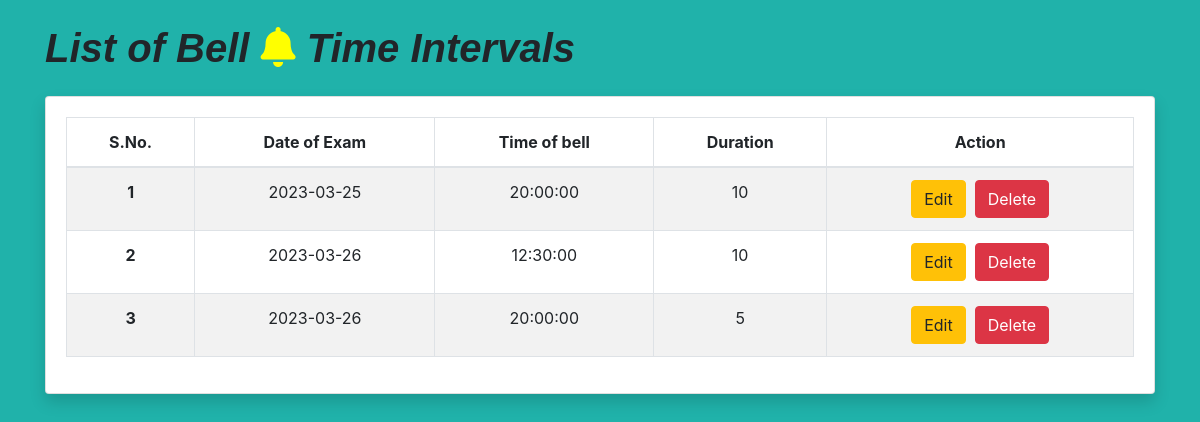
The app's page /view_time_interval.php, older data.
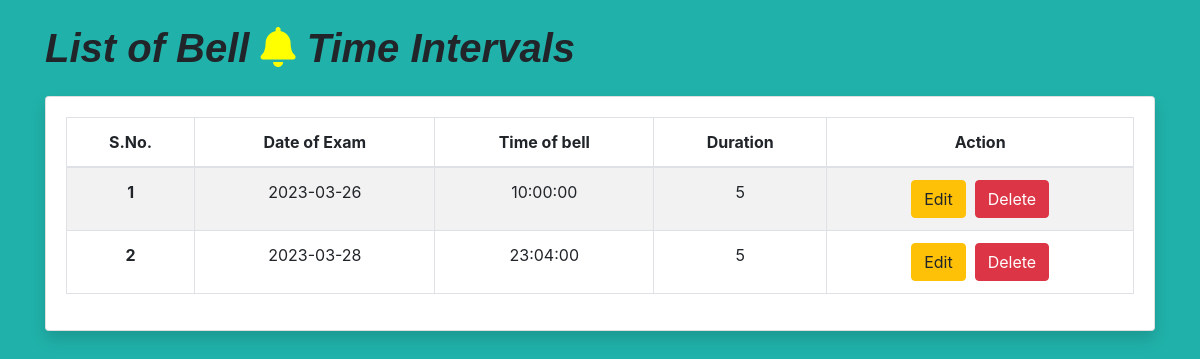
The same page, newer data.
### tables this page shows
CREATE TABLE `time_intervals` (
  `id` int(11) NOT NULL,
  `exam_date` varchar(100) NOT NULL,
  `bell_time` varchar(100) NOT NULL,
  `duration` int(100) NOT NULL COMMENT 'In Seconds',
  `end_time` varchar(200) NOT NULL,
  `timestamp` timestamp NOT NULL DEFAULT current_timestamp() ON UPDATE current_timestamp()
);

### view_time_interval.php (the view, shortened to what this page needs)
<!DOCTYPE html>
<html lang="en" >
<head>
  <link rel="stylesheet" href="https://stackpath.bootstrapcdn.com/bootstrap/4.1.3/css/bootstrap.min.css" />
  <link rel="stylesheet" href="https://use.fontawesome.com/releases/v5.3.1/css/all.css" />
</head>
<?php
$servername = "localhost";
$username = "root";
$password = "";
$database = "bell_system";
$conn = mysqli_connect($servername, $username, $password, $database);
$sql = "SELECT * FROM time_intervals";
$result = mysqli_query($conn, $sql);
?>
<body class="body">
    <div class="container my-4">
      <p class="h1" style="font-style: italic; font-family: sans-serif;"><b> List of Bell <span class="bell"><i class="fa fa-bell" aria-hidden="true"></i></span> Time Intervals</b></p>
      <div class="card my-4 shadow">
        <div class="card-body">
          <table class="table table-bordered table-shadow table-striped table-hover">
            <thead>
              <tr>
                <th scope="col" style="text-align: center;">S.No.</th>
                <th scope="col" style="text-align: center;">Date of Exam</th>
                <th scope="col" style="text-align: center;">Time of bell</th>
                <th scope="col" style="text-align: center;">Duration</th>
                <th scope="col" style="text-align: center;">Action</th>
              </tr>
            </thead>
            <tbody>
              <?php if (mysqli_num_rows($result) > 0) {
                $i =1;
                 while($row = mysqli_fetch_assoc($result)) { ?>
               <tr>
                <th scope="row" style="text-align: center;"><?php echo $i; ?></th>
                <td style="text-align: center;"><?php echo $row['exam_date']; ?></td>
                <td style="text-align: center;"><?php  echo $row['bell_time']; ?></td>
                <td style="text-align: center;"><?php  echo $row['duration']; ?></td>
                <td align="center">
                    <a href="<?php echo "edit_time_intervals.php/?exam_date=".$row['exam_date']."&bell_time=".$row['bell_time']."&duration=".$row['duration']; ?>" class="btn btn-warning">Edit</a>&nbsp;
                    <a href="<?php echo "delete_time_intervals.php/?exam_date=".$row['exam_date']."&bell_time=".$row['bell_time']."&duration=".$row['duration']; ?>" class="btn btn-danger">Delete</a>
                </td>
              </tr>
               <?php $i++; }
              } else {
              }?>
            </tbody>
          </table>
        </div>
      </div>
    </div>
</body>
</html>

### view_time_interval.php (style rules this page uses)
.body { margin: 0; padding: 0; background-color: lightseagreen; }
.bell { color: yellow; }

Row changes from the older to the newer data that the page shows:
removed time_intervals: exam_date "2023-03-25", bell_time "20:00:00", duration "10"
removed time_intervals: exam_date "2023-03-26", bell_time "12:30:00", duration "10"
removed time_intervals: exam_date "2023-03-26", bell_time "20:00:00", duration "5"
added time_intervals: exam_date "2023-03-26", bell_time "10:00:00", duration "5"
added time_intervals: exam_date "2023-03-28", bell_time "23:04:00", duration "5"
